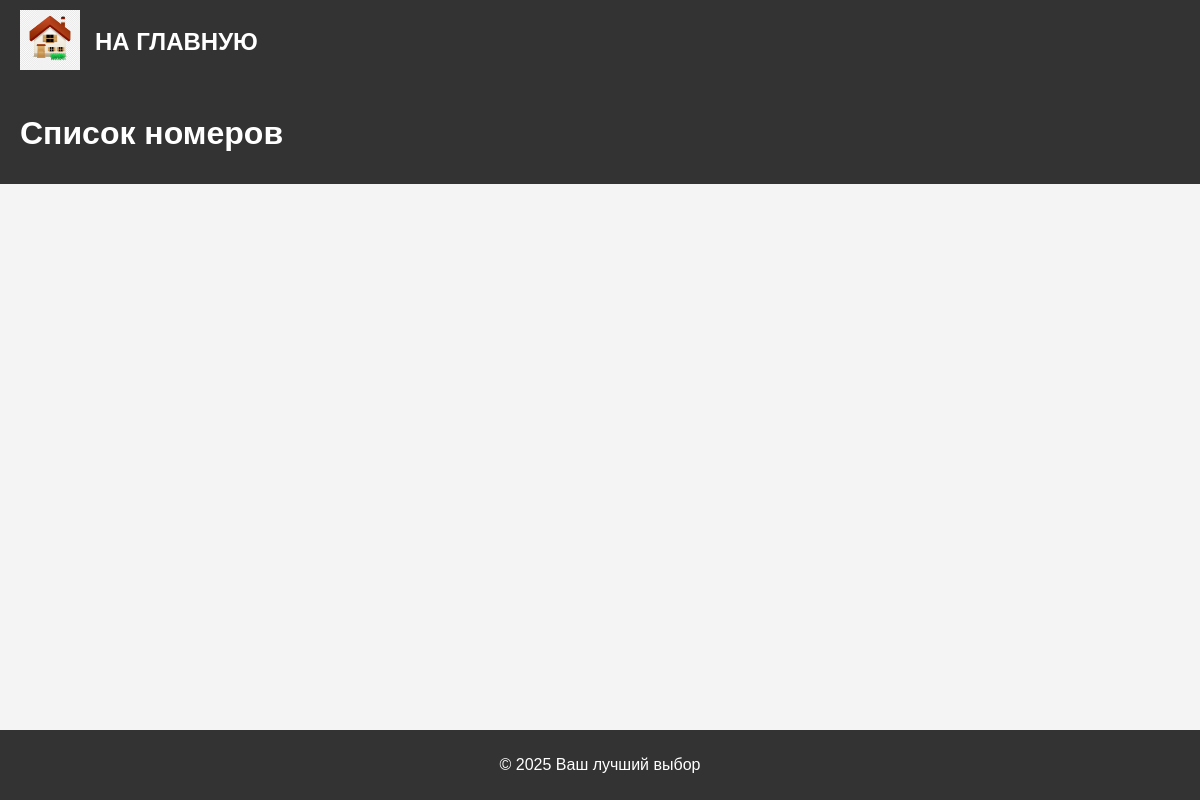
The app's page /rooms/rooms/, older data.
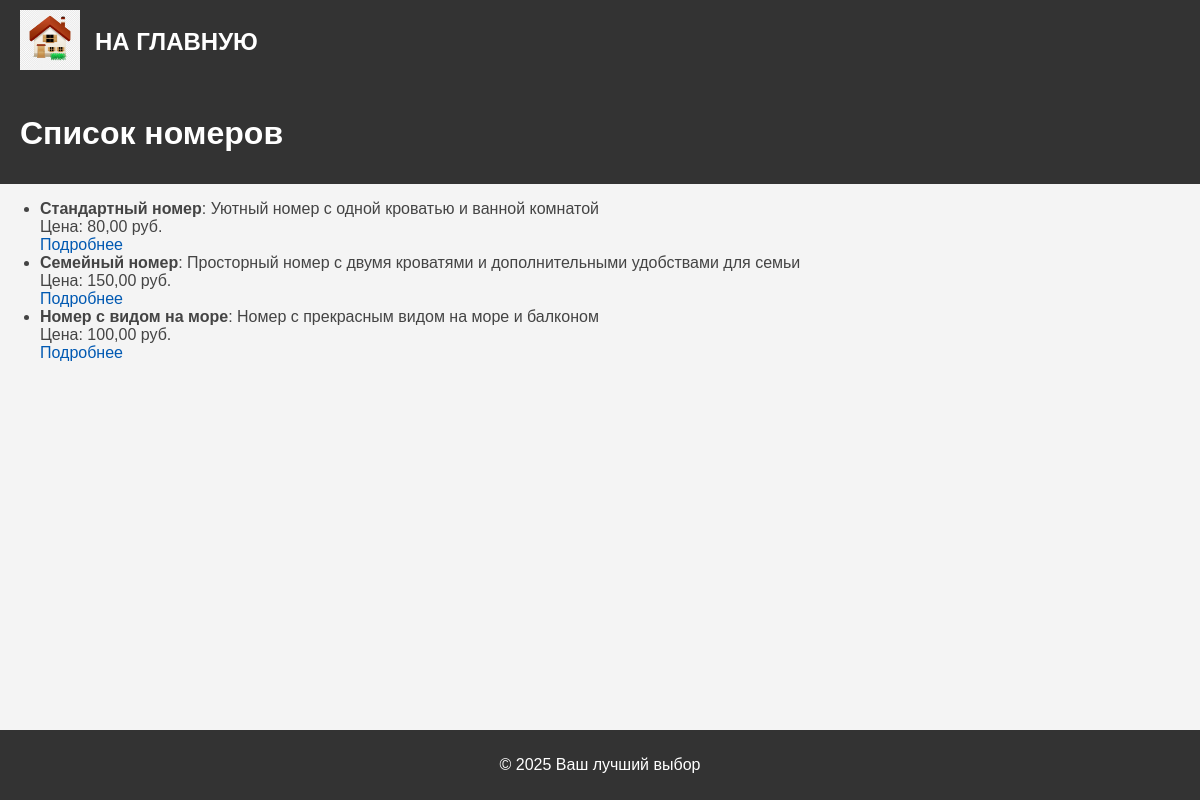
The same page, newer data.
### rooms/models.py (models this page shows, shortened)
class Room(models.Model):
    name = models.CharField(max_length=100, verbose_name="Название номера")
    description = models.TextField(verbose_name="Описание номера")
    price = models.DecimalField(
        max_digits=10, decimal_places=2, verbose_name="Цена за ночь"
    )
    image = models.ImageField(upload_to="rooms/", verbose_name="Изображение номера")
    room_type = models.CharField(max_length=100, verbose_name="Тип номера")
    class Meta:
        verbose_name = "Номер"
        verbose_name_plural = "Номера"

### rooms/views.py (the view)
# urls.py: path("rooms/", views.room_list, name="room_list"),
def room_list(request):
    rooms = Room.objects.all()
    return render(request, "rooms/room_list.html", {"rooms": rooms})

### rooms/templates/rooms/room_list.html (shortened to what this page needs)
{% extends 'base/base.html' %}
{% load static %}
{% block content %}
<header>
    <h1>Список номеров</h1>
</header>
<main>
    <ul>
        {% for room in rooms %}
        <li>
            <strong>{{ room.name }}</strong>: {{ room.description }}
            <br>Цена: {{ room.price }} руб.
            <br><a href="{% url 'room_detail' room.id %}">Подробнее</a>
        </li>
        {% endfor %}
    </ul>
</main>
{% endblock %}

Row changes from the older to the newer data that the page shows:
added Room: name "Стандартный номер", description "Уютный номер с одной кроватью и ванной комнатой", price "80,00"
added Room: name "Семейный номер", description "Просторный номер с двумя кроватями и дополнительными удобствами для семьи", price "150,00"
added Room: name "Номер с видом на море", description "Номер с прекрасным видом на море и балконом", price "100,00"
